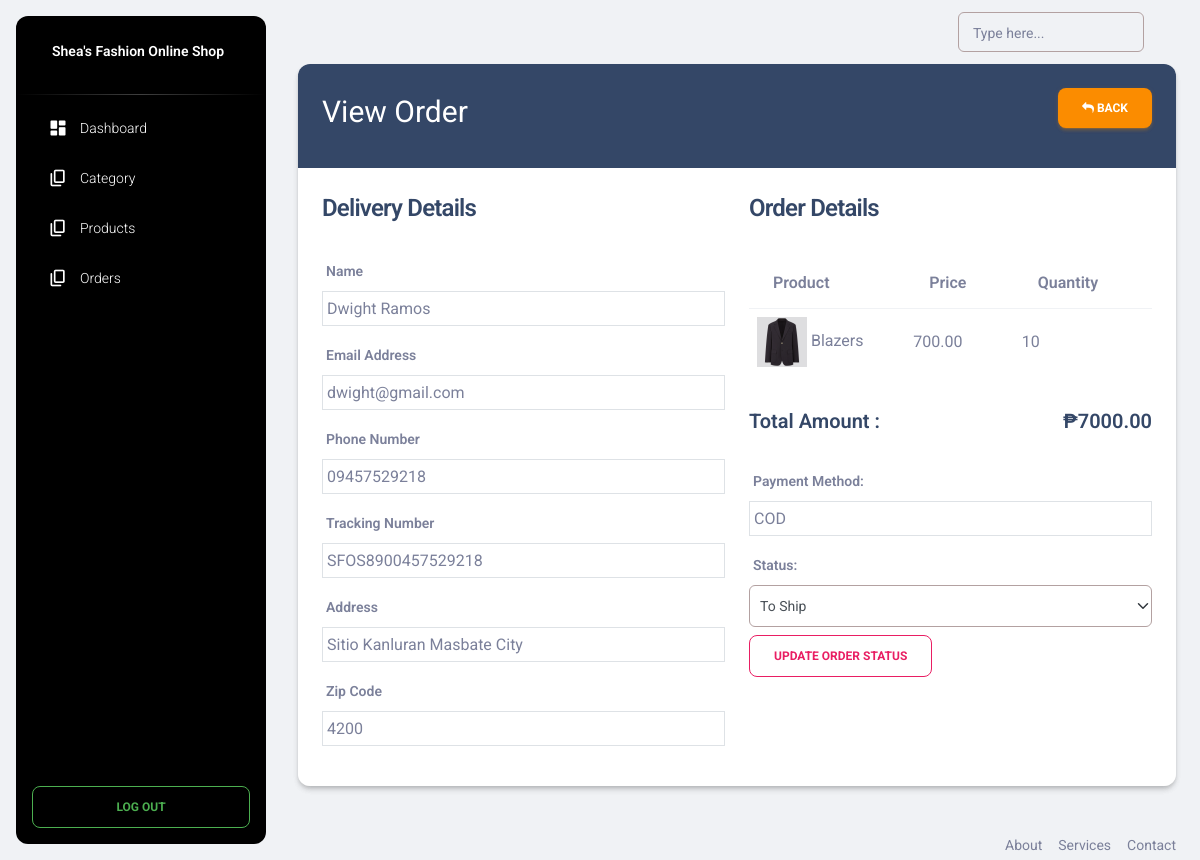
Screenshot of /adminpanel/view-order.php?trackingnumber=SFOS8900457529218 with the database file from the repository.
### tables this page shows
CREATE TABLE `orders` (
  `id` int(11) NOT NULL,
  `tracking_no` varchar(200) NOT NULL,
  `cust_id` int(200) NOT NULL,
  `name` varchar(200) NOT NULL,
  `email` varchar(200) NOT NULL,
  `phone` varchar(200) NOT NULL,
  `address` mediumtext NOT NULL,
  `postalcode` int(200) NOT NULL,
  `total_price` int(200) NOT NULL,
  `payment_mode` varchar(200) NOT NULL,
  `payment_id` varchar(200) DEFAULT NULL,
  `status` tinyint(4) NOT NULL DEFAULT 0,
  `comments` varchar(255) DEFAULT NULL,
  `created_at` timestamp NOT NULL DEFAULT current_timestamp()
);

CREATE TABLE `tblproducts` (
  `id` int(11) NOT NULL,
  `category_id` int(11) NOT NULL,
  `name` varchar(200) NOT NULL,
  `tag_name` varchar(200) NOT NULL,
  `description` mediumtext NOT NULL,
  `original_price` varchar(15) NOT NULL,
  `selling_price` varchar(15) NOT NULL,
  `image` varchar(200) NOT NULL,
  `qty` int(15) NOT NULL,
  `status` tinyint(10) NOT NULL,
  `topsales` tinyint(10) NOT NULL,
  `created_at` timestamp NOT NULL DEFAULT current_timestamp()
);

CREATE TABLE `order_items` (
  `id` int(11) NOT NULL,
  `order_id` varchar(200) NOT NULL,
  `prod_id` varchar(200) NOT NULL,
  `qty` int(200) NOT NULL,
  `price` varchar(200) NOT NULL,
  `created_at` timestamp NOT NULL DEFAULT current_timestamp()
);

### functions/myfunctions.php (called while the page is built, shortened)
<?php
include('../config/dbcon.php');
function checkingTrackingNoValid($trackingNo)
{
    global $con;
    $query = "SELECT * FROM orders WHERE tracking_no='$trackingNo' ";
    return mysqli_query($con, $query);
}
?>

### adminpanel/view-order.php (the view, shortened to what this page needs)
<?php
include("includes/header.php");
include("../functions/myfunctions.php");
if(isset($_GET['trackingnumber']))
{
    $tracking_no = $_GET['trackingnumber'];
    $orderData = checkingTrackingNoValid($tracking_no);
        ?>
        <?php
}
else{
    ?>
        <h4>Something Went Wrong</h4>
    <?php
    die();
}
$order_data = mysqli_fetch_array($orderData);
?>
<div class="container">
    <div class="row">
        <div class="col-md-12">
            <div class="card">
                    <div class="card">
                        <div class="card-header bg-dark">
                            <span class="text-white fs-3">View Order</span>
                            <a href="orders.php" class="btn btn-warning float-end"><i class="fa fa-reply"></i> Back</a>
                        </div>
                        <div class="card-body">
                            <div class="row">
                                <div class="col-md-6">
                                    <h4>Delivery Details</h4>
                                    <hr>
                                    <div class="row">
                                        <div class="col-md-12 mb-3">
                                            <label class="fw-bold">Name</label>
                                            <div class="border p-1">
                                                <?= $order_data['name']; ?>
                                            </div>
                                        </div>
                                        <div class="col-md-12 mb-3">
                                            <label class="fw-bold">Email Address</label>
                                            <div class="border p-1">
                                                <?= $order_data['email']; ?>
                                            </div>
                                        </div>
                                        <div class="col-md-12 mb-3">
                                            <label class="fw-bold">Phone Number</label>
                                            <div class="border p-1">
                                                <?= $order_data['phone']; ?>
                                            </div>
                                        </div>
                                        <div class="col-md-12 mb-3">
                                            <label class="fw-bold">Tracking Number</label>
                                            <div class="border p-1">
                                                <?= $order_data['tracking_no']; ?>
                                            </div>
                                        </div>
                                        <div class="col-md-12 mb-3">
                                            <label class="fw-bold">Address</label>
                                            <div class="border p-1">
                                                <?= $order_data['address']; ?>
                                            </div>
                                        </div>
                                        <div class="col-md-12 mb-3">
                                            <label class="fw-bold">Zip Code</label>
                                            <div class="border p-1">
                                                <?= $order_data['postalcode']; ?>
                                            </div>
                                        </div>
                                    </div>
                                </div>
                                <div class="col-md-6">
                                    <h4>Order Details</h4>
                                    <hr>
                                    <table class="table">
                                        <thead>
                                            <tr>
                                                <th>Product</th>
                                                <th>Price</th>
                                                <th>Quantity</th>
                                            </tr>
                                        </thead>
                                        <tbody>
                                            <?php
                                                $order_query = "SELECT o.id as oid, o.tracking_no, o.cust_id, oi.*, oi.qty as orderqty, p.* FROM orders o, order_items oi,
                                                    tblproducts p WHERE oi.order_id=o.id AND p.id=oi.prod_id
                                                    AND o.tracking_no='$tracking_no' ";
                                                $order_query_run = mysqli_query($con, $order_query);
                                                if(mysqli_num_rows($order_query_run) > 0)
                                                {
                                                    foreach ($order_query_run as $item) {
                                                        ?>
                                                            <tr>
                                                                <td class="align-middle">
                                                                    <img src="../products/<?= $item['image']; ?>" width="50px" height="50px" alt="<?= $item['name']; ?>">
                                                                    <?= $item['name']; ?>
                                                                </td>
                                                                <td class="align-middle">
                                                                    <?= $item['price']; ?>
                                                                </td>
                                                                <td class="align-middle">
                                                                    <?= $item['orderqty']; ?>
                                                                </td>
                                                            </tr>
                                                        <?php
                                                    }
                                                }
                                            ?>
                                        </tbody>
                                    </table>
                                    <hr>
                                    <h5>Total Amount : <span class="float-end fw-bold">₱<?= $order_data['total_price']; ?>.00</span></h5>
                                    <hr>
                                    <label class="fw-bold">Payment Method: </label>
                                    <div class="border p-1 mb-3">
                                        <?= $order_data['payment_mode'] ?>
                                    </div>
                                    <label class="fw-bold">Status: </label>
                                    <div class="mb-3">
                                        <form action="code.php" method="POST">
                                            <select name="order_status" class="form-select">
                                                <option value="0"<?= $order_data['status'] == 0?"selected":"" ?>>To Ship</option>
                                            </select>
                                            <button type="submit" name="update_order_btn" class="btn btn-outline-primary mt-2">Update Order Status</button>
                                        </form>
                                    </div>
                                </div>
                            </div>
                        </div>
                    </div>
                </div>
            </div>
        </div>
    </div>
<?php include("../adminpanel/includes/footer.php"); ?>

### adminpanel/includes/header.php (style rules this page uses)
.form-select { border: 1px solid #b3a1a1 !important; padding: 8px 10px; }

### rows the page displays
orders: name "Dwight Ramos", email "dwight@gmail.com", phone "09457529218", tracking_no "SFOS8900457529218", address "Sitio Kanluran Masbate City", postalcode "4200", tblproducts.image (picture), tblproducts.name "Blazers", order_items.price "700.00", order_items.qty "10", total_price "7000", payment_mode "COD", order_status "To Ship"
